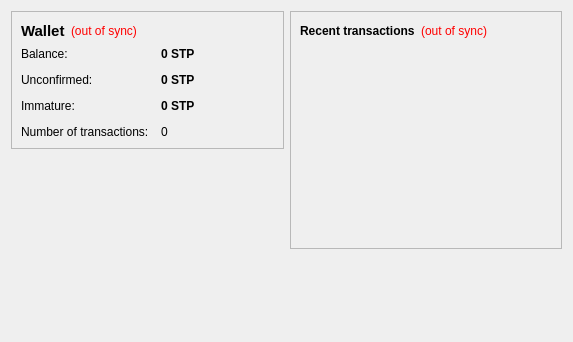
<?xml version="1.0" encoding="UTF-8"?>
<ui version="4.0">
 <class>OverviewPage</class>
 <widget class="QWidget" name="OverviewPage">
  <property name="geometry">
   <rect>
    <x>0</x>
    <y>0</y>
    <width>573</width>
    <height>342</height>
   </rect>
  </property>
  <property name="windowTitle">
   <string>Form</string>
  </property>
  <layout class="QHBoxLayout" name="horizontalLayout" stretch="1,1">
   <item>
    <layout class="QVBoxLayout" name="verticalLayout_2">
     <item>
      <widget class="QFrame" name="frame">
       <property name="frameShape">
        <enum>QFrame::StyledPanel</enum>
       </property>
       <property name="frameShadow">
        <enum>QFrame::Raised</enum>
       </property>
       <layout class="QVBoxLayout" name="verticalLayout_4">
        <item>
         <layout class="QHBoxLayout" name="horizontalLayout_4">
          <item>
           <widget class="QLabel" name="label_5">
            <property name="font">
             <font>
              <pointsize>11</pointsize>
              <weight>75</weight>
              <bold>true</bold>
             </font>
            </property>
            <property name="text">
             <string>Wallet</string>
            </property>
           </widget>
          </item>
          <item>
           <widget class="QLabel" name="labelWalletStatus">
            <property name="toolTip">
             <string>The displayed information may be out of date. Your wallet automatically synchronizes with the StoopidCoin network after a connection is established, but this process has not completed yet.</string>
            </property>
            <property name="styleSheet">
             <string notr="true">QLabel { color: red; }</string>
            </property>
            <property name="text">
             <string notr="true">(out of sync)</string>
            </property>
            <property name="alignment">
             <set>Qt::AlignLeading|Qt::AlignLeft|Qt::AlignVCenter</set>
            </property>
           </widget>
          </item>
          <item>
           <spacer name="horizontalSpacer_2">
            <property name="orientation">
             <enum>Qt::Horizontal</enum>
            </property>
            <property name="sizeHint" stdset="0">
             <size>
              <width>40</width>
              <height>20</height>
             </size>
            </property>
           </spacer>
          </item>
         </layout>
        </item>
        <item>
         <layout class="QFormLayout" name="formLayout_2">
          <property name="fieldGrowthPolicy">
           <enum>QFormLayout::AllNonFixedFieldsGrow</enum>
          </property>
          <property name="horizontalSpacing">
           <number>12</number>
          </property>
          <property name="verticalSpacing">
           <number>12</number>
          </property>
          <item row="0" column="0">
           <widget class="QLabel" name="label">
            <property name="text">
             <string>Balance:</string>
            </property>
           </widget>
          </item>
          <item row="0" column="1">
           <widget class="QLabel" name="labelBalance">
            <property name="font">
             <font>
              <weight>75</weight>
              <bold>true</bold>
             </font>
            </property>
            <property name="cursor">
             <cursorShape>IBeamCursor</cursorShape>
            </property>
            <property name="toolTip">
             <string>Your current balance</string>
            </property>
            <property name="text">
             <string notr="true">0 STP</string>
            </property>
            <property name="textInteractionFlags">
             <set>Qt::LinksAccessibleByMouse|Qt::TextSelectableByKeyboard|Qt::TextSelectableByMouse</set>
            </property>
           </widget>
          </item>
          <item row="1" column="0">
           <widget class="QLabel" name="label_3">
            <property name="text">
             <string>Unconfirmed:</string>
            </property>
           </widget>
          </item>
          <item row="1" column="1">
           <widget class="QLabel" name="labelUnconfirmed">
            <property name="font">
             <font>
              <weight>75</weight>
              <bold>true</bold>
             </font>
            </property>
            <property name="cursor">
             <cursorShape>IBeamCursor</cursorShape>
            </property>
            <property name="toolTip">
             <string>Total of transactions that have yet to be confirmed, and do not yet count toward the current balance</string>
            </property>
            <property name="text">
             <string notr="true">0 STP</string>
            </property>
            <property name="textInteractionFlags">
             <set>Qt::LinksAccessibleByMouse|Qt::TextSelectableByKeyboard|Qt::TextSelectableByMouse</set>
            </property>
           </widget>
          </item>
          <item row="3" column="0">
           <widget class="QLabel" name="label_2">
            <property name="text">
             <string>Number of transactions:</string>
            </property>
           </widget>
          </item>
          <item row="3" column="1">
           <widget class="QLabel" name="labelNumTransactions">
            <property name="toolTip">
             <string>Total number of transactions in wallet</string>
            </property>
            <property name="text">
             <string notr="true">0</string>
            </property>
           </widget>
          </item>
          <item row="2" column="0">
           <widget class="QLabel" name="labelImmatureText">
            <property name="text">
             <string>Immature:</string>
            </property>
           </widget>
          </item>
          <item row="2" column="1">
           <widget class="QLabel" name="labelImmature">
            <property name="font">
             <font>
              <weight>75</weight>
              <bold>true</bold>
             </font>
            </property>
            <property name="toolTip">
             <string>Mined balance that has not yet matured</string>
            </property>
            <property name="text">
             <string notr="true">0 STP</string>
            </property>
            <property name="textInteractionFlags">
             <set>Qt::LinksAccessibleByMouse|Qt::TextSelectableByKeyboard|Qt::TextSelectableByMouse</set>
            </property>
           </widget>
          </item>
         </layout>
        </item>
       </layout>
      </widget>
     </item>
     <item>
      <spacer name="verticalSpacer">
       <property name="orientation">
        <enum>Qt::Vertical</enum>
       </property>
       <property name="sizeHint" stdset="0">
        <size>
         <width>20</width>
         <height>40</height>
        </size>
       </property>
      </spacer>
     </item>
     <item>
      <widget class="QLabel" name="label_6">
       <property name="text">
        <string/>
       </property>
       <property name="pixmap">
        <pixmap resource="../bitcoin.qrc">:/images/backg</pixmap>
       </property>
       <property name="scaledContents">
        <bool>false</bool>
       </property>
       <property name="alignment">
        <set>Qt::AlignCenter</set>
       </property>
       <property name="margin">
        <number>-2</number>
       </property>
      </widget>
     </item>
    </layout>
   </item>
   <item>
    <layout class="QVBoxLayout" name="verticalLayout_3">
     <item>
      <widget class="QFrame" name="frame_2">
       <property name="frameShape">
        <enum>QFrame::StyledPanel</enum>
       </property>
       <property name="frameShadow">
        <enum>QFrame::Raised</enum>
       </property>
       <layout class="QVBoxLayout" name="verticalLayout">
        <item>
         <layout class="QHBoxLayout" name="horizontalLayout_2">
          <item>
           <widget class="QLabel" name="label_4">
            <property name="text">
             <string>&lt;b&gt;Recent transactions&lt;/b&gt;</string>
            </property>
           </widget>
          </item>
          <item>
           <widget class="QLabel" name="labelTransactionsStatus">
            <property name="toolTip">
             <string>The displayed information may be out of date. Your wallet automatically synchronizes with the StoopidCoin network after a connection is established, but this process has not completed yet.</string>
            </property>
            <property name="styleSheet">
             <string notr="true">QLabel { color: red; }</string>
            </property>
            <property name="text">
             <string notr="true">(out of sync)</string>
            </property>
            <property name="alignment">
             <set>Qt::AlignRight|Qt::AlignTrailing|Qt::AlignVCenter</set>
            </property>
           </widget>
          </item>
          <item>
           <spacer name="horizontalSpacer">
            <property name="orientation">
             <enum>Qt::Horizontal</enum>
            </property>
            <property name="sizeHint" stdset="0">
             <size>
              <width>40</width>
              <height>20</height>
             </size>
            </property>
           </spacer>
          </item>
         </layout>
        </item>
        <item>
         <widget class="QListView" name="listTransactions">
          <property name="styleSheet">
           <string notr="true">QListView { background: transparent; }</string>
          </property>
          <property name="frameShape">
           <enum>QFrame::NoFrame</enum>
          </property>
          <property name="verticalScrollBarPolicy">
           <enum>Qt::ScrollBarAlwaysOff</enum>
          </property>
          <property name="horizontalScrollBarPolicy">
           <enum>Qt::ScrollBarAlwaysOff</enum>
          </property>
          <property name="selectionMode">
           <enum>QAbstractItemView::NoSelection</enum>
          </property>
         </widget>
        </item>
       </layout>
      </widget>
     </item>
     <item>
      <spacer name="verticalSpacer_2">
       <property name="orientation">
        <enum>Qt::Vertical</enum>
       </property>
       <property name="sizeHint" stdset="0">
        <size>
         <width>20</width>
         <height>40</height>
        </size>
       </property>
      </spacer>
     </item>
    </layout>
   </item>
  </layout>
 </widget>
 <resources/>
 <connections/>
</ui>
